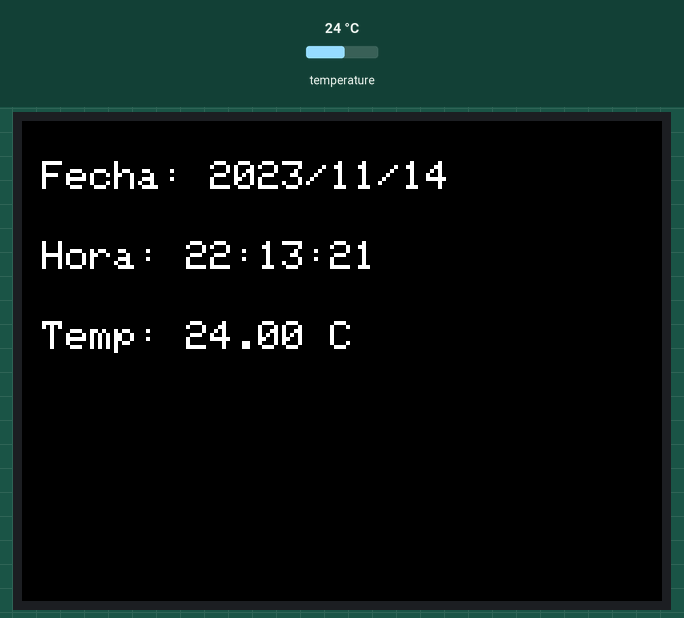
Recording of a sketch running on a simulated ESP32. Parts: 320×240 colour display. The test bench sets the inputs (shaded band); at power-on: temperature 24 °C. The local clock reads 2024-03-15 10:24:30 at power-on unless the sketch sets it; what the sketch prints to the serial monitor is not drawn.

Above: at 2.4 s.
2.5 s: temperature set to 9 °C
At 3.8 s:
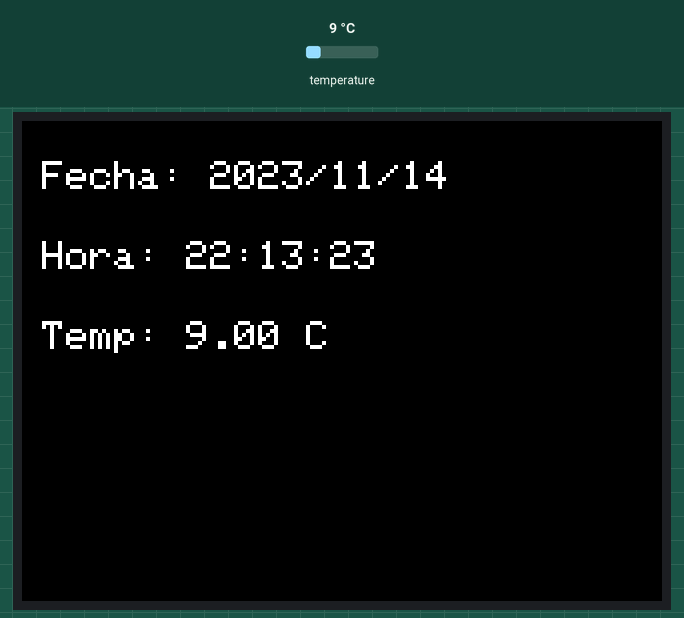
6.7 s: temperature set to 12 °C
At 7.1 s:
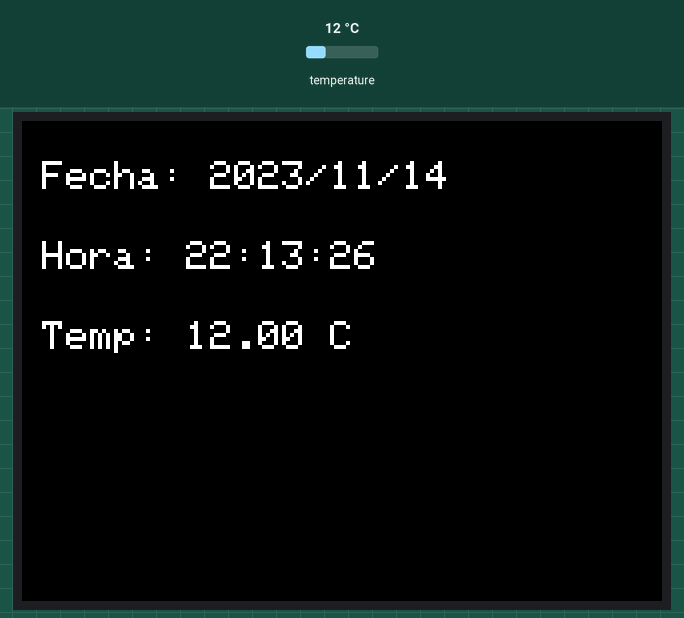
9.4 s: temperature set to 19 °C
At 10.9 s:
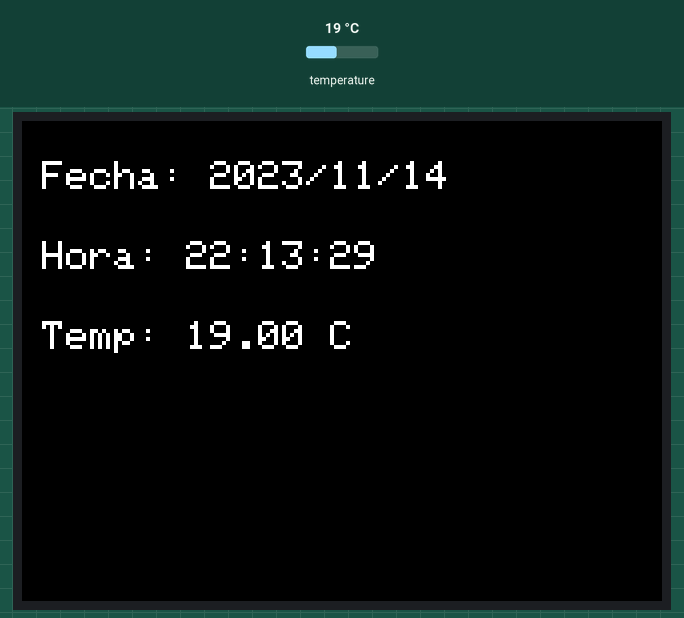
Timing chart, 0 to 12.4 s (numbered marks = the images above; inputs shaded):
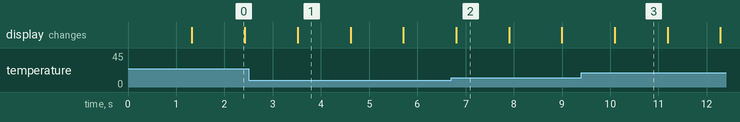

The sketch:

ReestablecerRTC.ino
```cpp
#include <Wire.h>
#include <RTClib.h>
#include <TFT_eSPI.h> // Incluye tu librería para la pantalla TFT

// Definir los pines SDA y SCL para el RTC
#define RTC_SDA_PIN 7
#define RTC_SCL_PIN 6

RTC_DS3231 rtc; // Asumiendo que usas un DS3231, ajusta según tu módulo RTC
TFT_eSPI tft = TFT_eSPI();

void setup() {
  Serial.begin(115200);

  // Inicializar I2C con los pines especificados
  Wire.begin(RTC_SDA_PIN, RTC_SCL_PIN);

  // Inicializar pantalla TFT
  tft.init();
  tft.setRotation(1);
  tft.fillScreen(TFT_BLACK);
  tft.setTextColor(TFT_WHITE, TFT_BLACK);
  tft.setTextSize(2);

  // Inicializar el RTC
  if (!rtc.begin()) {
    Serial.println("No se pudo encontrar el RTC");
    tft.setCursor(10, 10);
    tft.println("Error: RTC no encontrado!");
    while (1);
  }

  // Siempre ajustamos el RTC con la hora de compilación
  // Esta línea asigna la fecha y hora de tu PC al momento de compilar
  rtc.adjust(DateTime(F(__DATE__), F(__TIME__)));

  Serial.println("RTC ajustado con la hora de compilación");
  Serial.println("Fecha de compilación: " + String(F(__DATE__)));
  Serial.println("Hora de compilación: " + String(F(__TIME__)));

  // Esperar un momento para asegurar que el RTC se actualice
  delay(1000);
}

void loop() {
  // Obtener la hora actual del RTC
  DateTime now = rtc.now();

  // Mostrar fecha y hora en la pantalla TFT
  displayOnTFT(now);

  // Mostrar la misma fecha y hora en el Serial
  displayOnSerial(now);

  // Actualizar cada segundo
  delay(1000);
}

void displayOnTFT(DateTime time) {
  tft.fillScreen(TFT_BLACK);

  // Mostrar fecha
  tft.setCursor(10, 20);
  tft.print("Fecha: ");
  tft.print(time.year(), DEC);
  tft.print('/');
  printDigits(tft, time.month());
  tft.print('/');
  printDigits(tft, time.day());

  // Mostrar hora
  tft.setCursor(10, 60);
  tft.print("Hora: ");
  printDigits(tft, time.hour());
  tft.print(':');
  printDigits(tft, time.minute());
  tft.print(':');
  printDigits(tft, time.second());

  // Mostrar temperatura (si usas DS3231)
  tft.setCursor(10, 100);
  tft.print("Temp: ");
  tft.print(rtc.getTemperature());
  tft.print(" C");
}

void displayOnSerial(DateTime time) {
  Serial.print("Fecha y hora: ");
  Serial.print(time.year(), DEC);
  Serial.print('/');
  printDigits(Serial, time.month());
  Serial.print('/');
  printDigits(Serial, time.day());
  Serial.print(" ");
  printDigits(Serial, time.hour());
  Serial.print(':');
  printDigits(Serial, time.minute());
  Serial.print(':');
  printDigits(Serial, time.second());
  Serial.println();
}

void printDigits(Print &output, int digits) {
  if (digits < 10) {
    output.print('0');
  }
  output.print(digits);
}
```

Measured:
- what the display in image 3 shows lasts 1.1 s, from 10.1 s to 11.2 s
